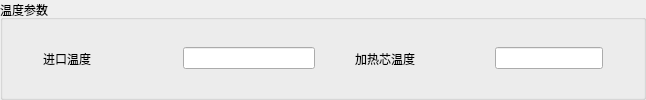
       <widget class="QGroupBox" name="temp_c">
        <property name="title">
         <string>温度参数</string>
        </property>
        <layout class="QHBoxLayout" name="horizontalLayout_3">
         <property name="spacing">
          <number>40</number>
         </property>
         <property name="leftMargin">
          <number>40</number>
         </property>
         <property name="topMargin">
          <number>10</number>
         </property>
         <property name="rightMargin">
          <number>40</number>
         </property>
         <property name="bottomMargin">
          <number>10</number>
         </property>
         <item>
          <widget class="QLabel" name="temp_inlet_label">
           <property name="minimumSize">
            <size>
             <width>100</width>
             <height>0</height>
            </size>
           </property>
           <property name="maximumSize">
            <size>
             <width>100</width>
             <height>16777215</height>
            </size>
           </property>
           <property name="text">
            <string>进口温度</string>
           </property>
          </widget>
         </item>
         <item>
          <widget class="QLineEdit" name="temp_inlet_edit">
           <property name="minimumSize">
            <size>
             <width>132</width>
             <height>0</height>
            </size>
           </property>
           <property name="maximumSize">
            <size>
             <width>132</width>
             <height>16777215</height>
            </size>
           </property>
          </widget>
         </item>
         <item>
          <widget class="QLabel" name="temp_hc_label">
           <property name="minimumSize">
            <size>
             <width>100</width>
             <height>0</height>
            </size>
           </property>
           <property name="maximumSize">
            <size>
             <width>100</width>
             <height>16777215</height>
            </size>
           </property>
           <property name="text">
            <string>加热芯温度</string>
           </property>
          </widget>
         </item>
         <item>
          <widget class="QLineEdit" name="temp_hc_edit">
           <property name="maximumSize">
            <size>
             <width>132</width>
             <height>16777215</height>
            </size>
           </property>
           <property name="sizeIncrement">
            <size>
             <width>132</width>
             <height>0</height>
            </size>
           </property>
          </widget>
         </item>
        </layout>
       </widget>
